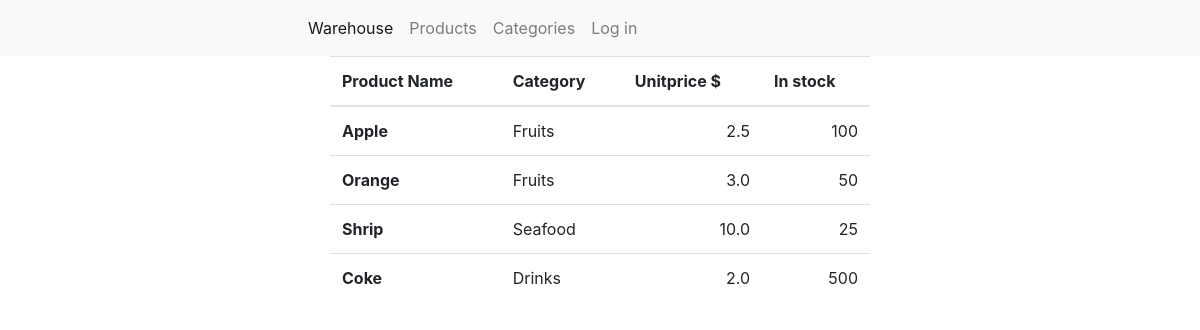
The app's page /products/, older data.
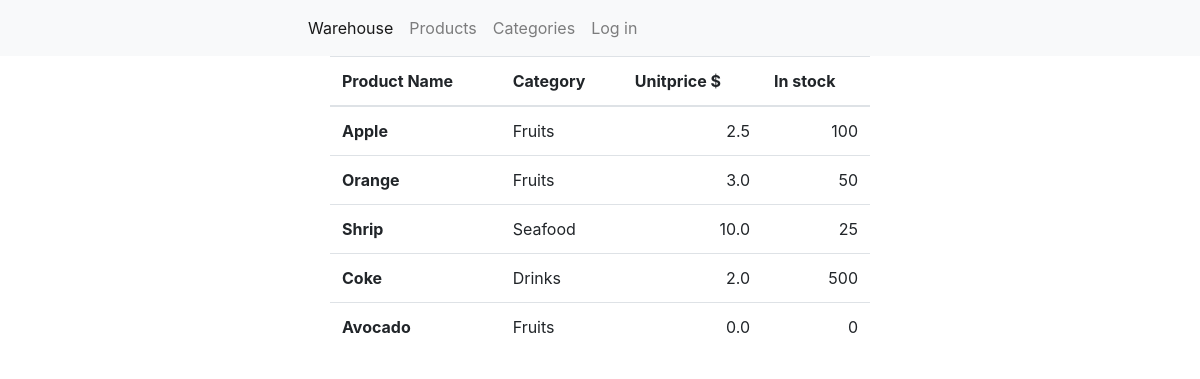
The same page, newer data.
### app/models.py (models this page shows, shortened)
class Product(models.Model):
    """Model for a products table in Northwind database"""
    product_name = models.CharField(max_length=25)
    category = models.ForeignKey(Category, on_delete=models.CASCADE, null=True, blank=True)
    unit_price = models.FloatField(default=0)
    units_in_stock = models.IntegerField(default=0)
    """choices = models.CharField(max_length=20,choices=SENIORITY, default='Junior')"""

class Category(models.Model):
    category_name = models.CharField(max_length=25)
    description = models.CharField(max_length=255)
    def __str__(self):
        return self.category_name

### app/views.py (the view)
# urls.py: path('products/', views.products, name='products'),
def products(request):
    products_list = Product.objects.all()
    context = {'products': products_list}
    return render(request, 'app/products.html', context)

### app/templates/app/products.html (shortened to what this page needs)
<!DOCTYPE html>
<html lang="en">
<head>
</head>
<body>
{% extends 'main.html' %}
{% block content %}
<table class="table elements-table">
  <thead>
    <tr>
      <th scope="col">Product Name</th>
      <th scope="col">Category</th>
      <th scope="col">Unitprice $</th>
      <th scope="col">In stock</th>
    </tr>
  </thead>
  <tbody>
  {% for product in products %}
    <tr>
      <th>{{product.product_name}}</th>
      <td>{{product.category}}</td>
      <td class="td-number">{{product.unit_price}}</td>
      <td class="td-number">{{product.units_in_stock}}</td>
    </tr>
  {% endfor %}
  </tbody>
</table>
{% endblock content %}

Row changes from the older to the newer data that the page shows:
added Product: product_name "Avocado", category "Fruits", unit_price "0.0", units_in_stock "0"
